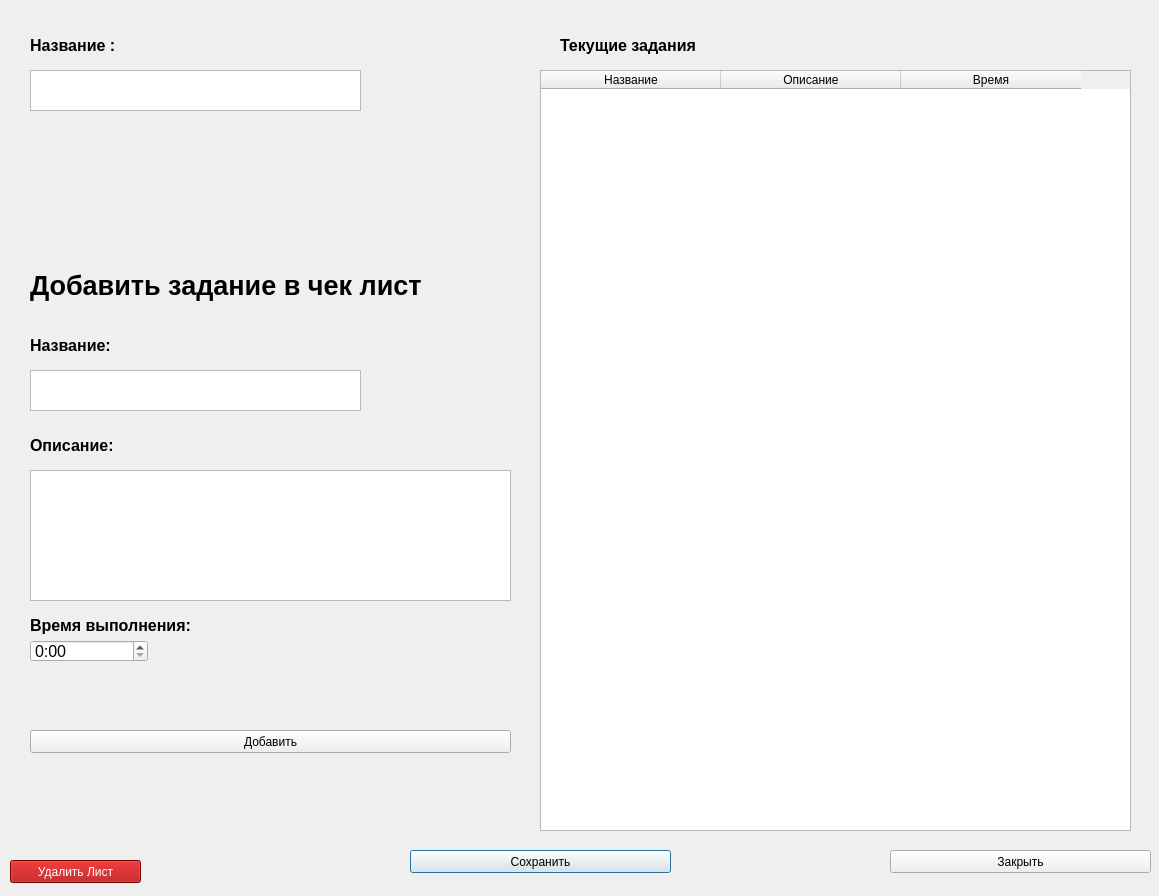
<?xml version="1.0" encoding="UTF-8"?>
<ui version="4.0">
 <class>checklist_creation</class>
 <widget class="QDialog" name="checklist_creation">
  <property name="geometry">
   <rect>
    <x>0</x>
    <y>0</y>
    <width>1159</width>
    <height>896</height>
   </rect>
  </property>
  <property name="cursor">
   <cursorShape>ArrowCursor</cursorShape>
  </property>
  <property name="windowTitle">
   <string>Создание Чек листа</string>
  </property>
  <widget class="QPushButton" name="btn_save_list">
   <property name="geometry">
    <rect>
     <x>410</x>
     <y>850</y>
     <width>261</width>
     <height>23</height>
    </rect>
   </property>
   <property name="text">
    <string>Сохранить</string>
   </property>
  </widget>
  <widget class="QTextBrowser" name="main_name">
   <property name="geometry">
    <rect>
     <x>30</x>
     <y>70</y>
     <width>331</width>
     <height>41</height>
    </rect>
   </property>
   <property name="font">
    <font>
     <pointsize>10</pointsize>
    </font>
   </property>
   <property name="cursor" stdset="0">
    <cursorShape>PointingHandCursor</cursorShape>
   </property>
   <property name="readOnly">
    <bool>false</bool>
   </property>
  </widget>
  <widget class="QLabel" name="label">
   <property name="geometry">
    <rect>
     <x>30</x>
     <y>30</y>
     <width>91</width>
     <height>31</height>
    </rect>
   </property>
   <property name="font">
    <font>
     <pointsize>12</pointsize>
     <weight>75</weight>
     <bold>true</bold>
    </font>
   </property>
   <property name="text">
    <string>Название :</string>
   </property>
  </widget>
  <widget class="QTableWidget" name="tableWidget">
   <property name="geometry">
    <rect>
     <x>540</x>
     <y>70</y>
     <width>591</width>
     <height>761</height>
    </rect>
   </property>
   <property name="editTriggers">
    <set>QAbstractItemView::NoEditTriggers</set>
   </property>
   <property name="dragDropOverwriteMode">
    <bool>false</bool>
   </property>
   <property name="selectionMode">
    <enum>QAbstractItemView::NoSelection</enum>
   </property>
   <property name="rowCount">
    <number>0</number>
   </property>
   <attribute name="horizontalHeaderMinimumSectionSize">
    <number>60</number>
   </attribute>
   <attribute name="horizontalHeaderDefaultSectionSize">
    <number>180</number>
   </attribute>
   <attribute name="verticalHeaderDefaultSectionSize">
    <number>120</number>
   </attribute>
   <column>
    <property name="text">
     <string>Название</string>
    </property>
   </column>
   <column>
    <property name="text">
     <string>Описание</string>
    </property>
   </column>
   <column>
    <property name="text">
     <string>Время</string>
    </property>
   </column>
  </widget>
  <widget class="QLabel" name="label_2">
   <property name="geometry">
    <rect>
     <x>560</x>
     <y>30</y>
     <width>171</width>
     <height>31</height>
    </rect>
   </property>
   <property name="font">
    <font>
     <pointsize>12</pointsize>
     <weight>75</weight>
     <bold>true</bold>
    </font>
   </property>
   <property name="text">
    <string>Текущие задания</string>
   </property>
  </widget>
  <widget class="QLabel" name="label_3">
   <property name="geometry">
    <rect>
     <x>30</x>
     <y>330</y>
     <width>91</width>
     <height>31</height>
    </rect>
   </property>
   <property name="font">
    <font>
     <pointsize>12</pointsize>
     <weight>75</weight>
     <bold>true</bold>
    </font>
   </property>
   <property name="text">
    <string>Название:</string>
   </property>
  </widget>
  <widget class="QTextBrowser" name="task_name">
   <property name="geometry">
    <rect>
     <x>30</x>
     <y>370</y>
     <width>331</width>
     <height>41</height>
    </rect>
   </property>
   <property name="font">
    <font>
     <pointsize>10</pointsize>
    </font>
   </property>
   <property name="cursor" stdset="0">
    <cursorShape>PointingHandCursor</cursorShape>
   </property>
   <property name="readOnly">
    <bool>false</bool>
   </property>
  </widget>
  <widget class="QLabel" name="label_4">
   <property name="geometry">
    <rect>
     <x>30</x>
     <y>430</y>
     <width>91</width>
     <height>31</height>
    </rect>
   </property>
   <property name="font">
    <font>
     <pointsize>12</pointsize>
     <weight>75</weight>
     <bold>true</bold>
    </font>
   </property>
   <property name="text">
    <string>Описание:</string>
   </property>
  </widget>
  <widget class="QTextBrowser" name="description">
   <property name="geometry">
    <rect>
     <x>30</x>
     <y>470</y>
     <width>481</width>
     <height>131</height>
    </rect>
   </property>
   <property name="font">
    <font>
     <pointsize>10</pointsize>
    </font>
   </property>
   <property name="cursor" stdset="0">
    <cursorShape>PointingHandCursor</cursorShape>
   </property>
   <property name="readOnly">
    <bool>false</bool>
   </property>
  </widget>
  <widget class="QLabel" name="label_5">
   <property name="geometry">
    <rect>
     <x>30</x>
     <y>610</y>
     <width>201</width>
     <height>31</height>
    </rect>
   </property>
   <property name="font">
    <font>
     <pointsize>12</pointsize>
     <weight>75</weight>
     <bold>true</bold>
    </font>
   </property>
   <property name="text">
    <string>Время выполнения:</string>
   </property>
  </widget>
  <widget class="QTimeEdit" name="task_time">
   <property name="geometry">
    <rect>
     <x>30</x>
     <y>640</y>
     <width>118</width>
     <height>22</height>
    </rect>
   </property>
   <property name="font">
    <font>
     <pointsize>12</pointsize>
    </font>
   </property>
   <property name="cursor">
    <cursorShape>PointingHandCursor</cursorShape>
   </property>
   <property name="displayFormat">
    <string>H:mm</string>
   </property>
  </widget>
  <widget class="QLabel" name="label_6">
   <property name="geometry">
    <rect>
     <x>30</x>
     <y>270</y>
     <width>431</width>
     <height>31</height>
    </rect>
   </property>
   <property name="font">
    <font>
     <pointsize>20</pointsize>
     <weight>75</weight>
     <bold>true</bold>
    </font>
   </property>
   <property name="text">
    <string>Добавить задание в чек лист</string>
   </property>
  </widget>
  <widget class="QPushButton" name="btn_add_task">
   <property name="geometry">
    <rect>
     <x>30</x>
     <y>730</y>
     <width>481</width>
     <height>23</height>
    </rect>
   </property>
   <property name="text">
    <string>Добавить</string>
   </property>
  </widget>
  <widget class="QLabel" name="task_warning_label">
   <property name="geometry">
    <rect>
     <x>30</x>
     <y>680</y>
     <width>421</width>
     <height>31</height>
    </rect>
   </property>
   <property name="font">
    <font>
     <pointsize>12</pointsize>
     <weight>75</weight>
     <bold>true</bold>
    </font>
   </property>
   <property name="styleSheet">
    <string notr="true">color: rgb(255, 0, 0);</string>
   </property>
   <property name="text">
    <string/>
   </property>
  </widget>
  <widget class="QLabel" name="warning_label">
   <property name="geometry">
    <rect>
     <x>30</x>
     <y>790</y>
     <width>421</width>
     <height>31</height>
    </rect>
   </property>
   <property name="styleSheet">
    <string notr="true">color: rgb(255, 0, 0);</string>
   </property>
   <property name="text">
    <string/>
   </property>
  </widget>
  <widget class="QPushButton" name="btn_exit">
   <property name="geometry">
    <rect>
     <x>890</x>
     <y>850</y>
     <width>261</width>
     <height>23</height>
    </rect>
   </property>
   <property name="text">
    <string>Закрыть</string>
   </property>
  </widget>
  <widget class="QPushButton" name="btn_delete_list">
   <property name="geometry">
    <rect>
     <x>10</x>
     <y>860</y>
     <width>131</width>
     <height>23</height>
    </rect>
   </property>
   <property name="styleSheet">
    <string notr="true">background-color: rgb(170, 0, 0);
color: rgb(255, 255, 255);
bold;</string>
   </property>
   <property name="text">
    <string>Удалить Лист</string>
   </property>
  </widget>
 </widget>
 <resources/>
 <connections/>
</ui>
